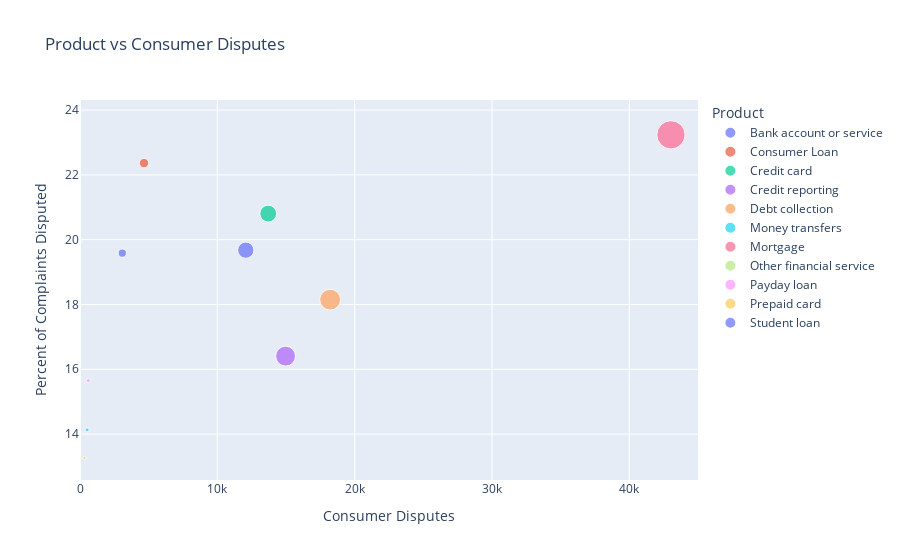

The code cell stored with this chart in its notebook:
### Code cell
dispute_category = 'product'
product_df = get_frequency_df(dispute_category)

fig = px.scatter(
    product_df,
    x='consumer_disputed?',
    y='percent_disputes',
    size='issue',
    color=dispute_category,
    title='Product vs Consumer Disputes',
    labels={
        'consumer_disputed?': 'Consumer Disputes',
        'percent_disputes': 'Percent of Complaints Disputed',
        'product': 'Product',
        'issue': 'Total Complaints',
    },
    range_x=[0, 45000],
    hover_name='product',
)
fig.show()

### Figure 1 — Plotly figure (JSON) as saved in the notebook; plotly's stock layout.template omitted (floating-point values rounded to 4 significant figures)
{"data": [{"hovertemplate": "<b>%{hovertext}</b><br><br>Product=Bank account or service<br>Consumer Disputes=%{x}<br>Percent of Complaints Disputed=%{y}<br>Total Complaints=%{marker.size}<extra></extra>", "hovertext": ["Bank account or service"], "legendgroup": "Bank account or service", "marker": {"color": "#636efa", "size": [61352], "sizemode": "area", "sizeref": 463.0, "symbol": "circle"}, "mode": "markers", "name": "Bank account or service", "orientation": "v", "showlegend": true, "type": "scatter", "x": [12072], "xaxis": "x", "y": [19.68], "yaxis": "y"}, {"hovertemplate": "<b>%{hovertext}</b><br><br>Product=Consumer Loan<br>Consumer Disputes=%{x}<br>Percent of Complaints Disputed=%{y}<br>Total Complaints=%{marker.size}<extra></extra>", "hovertext": ["Consumer Loan"], "legendgroup": "Consumer Loan", "marker": {"color": "#EF553B", "size": [20838], "sizemode": "area", "sizeref": 463.0, "symbol": "circle"}, "mode": "markers", "name": "Consumer Loan", "orientation": "v", "showlegend": true, "type": "scatter", "x": [4660], "xaxis": "x", "y": [22.36], "yaxis": "y"}, {"hovertemplate": "<b>%{hovertext}</b><br><br>Product=Credit card<br>Consumer Disputes=%{x}<br>Percent of Complaints Disputed=%{y}<br>Total Complaints=%{marker.size}<extra></extra>", "hovertext": ["Credit card"], "legendgroup": "Credit card", "marker": {"color": "#00cc96", "size": [65875], "sizemode": "area", "sizeref": 463.0, "symbol": "circle"}, "mode": "markers", "name": "Credit card", "orientation": "v", "showlegend": true, "type": "scatter", "x": [13705], "xaxis": "x", "y": [20.8], "yaxis": "y"}, {"hovertemplate": "<b>%{hovertext}</b><br><br>Product=Credit reporting<br>Consumer Disputes=%{x}<br>Percent of Complaints Disputed=%{y}<br>Total Complaints=%{marker.size}<extra></extra>", "hovertext": ["Credit reporting"], "legendgroup": "Credit reporting", "marker": {"color": "#ab63fa", "size": [91244], "sizemode": "area", "sizeref": 463.0, "symbol": "circle"}, "mode": "markers", "name": "Credit reporting", "orientation": "v", "showlegend": true, "type": "scatter", "x": [14970], "xaxis": "x", "y": [16.41], "yaxis": "y"}, {"hovertemplate": "<b>%{hovertext}</b><br><br>Product=Debt collection<br>Consumer Disputes=%{x}<br>Percent of Complaints Disputed=%{y}<br>Total Complaints=%{marker.size}<extra></extra>", "hovertext": ["Debt collection"], "legendgroup": "Debt collection", "marker": {"color": "#FFA15A", "size": [100348], "sizemode": "area", "sizeref": 463.0, "symbol": "circle"}, "mode": "markers", "name": "Debt collection", "orientation": "v", "showlegend": true, "type": "scatter", "x": [18212], "xaxis": "x", "y": [18.15], "yaxis": "y"}, {"hovertemplate": "<b>%{hovertext}</b><br><br>Product=Money transfers<br>Consumer Disputes=%{x}<br>Percent of Complaints Disputed=%{y}<br>Total Complaints=%{marker.size}<extra></extra>", "hovertext": ["Money transfers"], "legendgroup": "Money transfers", "marker": {"color": "#19d3f3", "size": [3673], "sizemode": "area", "sizeref": 463.0, "symbol": "circle"}, "mode": "markers", "name": "Money transfers", "orientation": "v", "showlegend": true, "type": "scatter", "x": [519], "xaxis": "x", "y": [14.13], "yaxis": "y"}, {"hovertemplate": "<b>%{hovertext}</b><br><br>Product=Mortgage<br>Consumer Disputes=%{x}<br>Percent of Complaints Disputed=%{y}<br>Total Complaints=%{marker.size}<extra></extra>", "hovertext": ["Mortgage"], "legendgroup": "Mortgage", "marker": {"color": "#FF6692", "size": [185187], "sizemode": "area", "sizeref": 463.0, "symbol": "circle"}, "mode": "markers", "name": "Mortgage", "orientation": "v", "showlegend": true, "type": "scatter", "x": [43030], "xaxis": "x", "y": [23.24], "yaxis": "y"}, {"hovertemplate": "<b>%{hovertext}</b><br><br>Product=Other financial service<br>Consumer Disputes=%{x}<br>Percent of Complaints Disputed=%{y}<br>Total Complaints=%{marker.size}<extra></extra>", "hovertext": ["Other financial service"], "legendgroup": "Other financial service", "marker": {"color": "#B6E880", "size": [542], "sizemode": "area", "sizeref": 463.0, "symbol": "circle"}, "mode": "markers", "name": "Other financial service", "orientation": "v", "showlegend": true, "type": "scatter", "x": [108], "xaxis": "x", "y": [19.93], "yaxis": "y"}, {"hovertemplate": "<b>%{hovertext}</b><br><br>Product=Payday loan<br>Consumer Disputes=%{x}<br>Percent of Complaints Disputed=%{y}<br>Total Complaints=%{marker.size}<extra></extra>", "hovertext": ["Payday loan"], "legendgroup": "Payday loan", "marker": {"color": "#FF97FF", "size": [3846], "sizemode": "area", "sizeref": 463.0, "symbol": "circle"}, "mode": "markers", "name": "Payday loan", "orientation": "v", "showlegend": true, "type": "scatter", "x": [602], "xaxis": "x", "y": [15.65], "yaxis": "y"}, {"hovertemplate": "<b>%{hovertext}</b><br><br>Product=Prepaid card<br>Consumer Disputes=%{x}<br>Percent of Complaints Disputed=%{y}<br>Total Complaints=%{marker.size}<extra></extra>", "hovertext": ["Prepaid card"], "legendgroup": "Prepaid card", "marker": {"color": "#FECB52", "size": [2443], "sizemode": "area", "sizeref": 463.0, "symbol": "circle"}, "mode": "markers", "name": "Prepaid card", "orientation": "v", "showlegend": true, "type": "scatter", "x": [324], "xaxis": "x", "y": [13.26], "yaxis": "y"}, {"hovertemplate": "<b>%{hovertext}</b><br><br>Product=Student loan<br>Consumer Disputes=%{x}<br>Percent of Complaints Disputed=%{y}<br>Total Complaints=%{marker.size}<extra></extra>", "hovertext": ["Student loan"], "legendgroup": "Student loan", "marker": {"color": "#636efa", "size": [15722], "sizemode": "area", "sizeref": 463.0, "symbol": "circle"}, "mode": "markers", "name": "Student loan", "orientation": "v", "showlegend": true, "type": "scatter", "x": [3079], "xaxis": "x", "y": [19.58], "yaxis": "y"}], "layout": {"legend": {"itemsizing": "constant", "title": {"text": "Product"}, "tracegroupgap": 0}, "title": {"text": "Product vs Consumer Disputes"}, "xaxis": {"anchor": "y", "domain": [0, 1], "range": [0, 45000], "title": {"text": "Consumer Disputes"}}, "yaxis": {"anchor": "x", "domain": [0, 1], "title": {"text": "Percent of Complaints Disputed"}}}}
